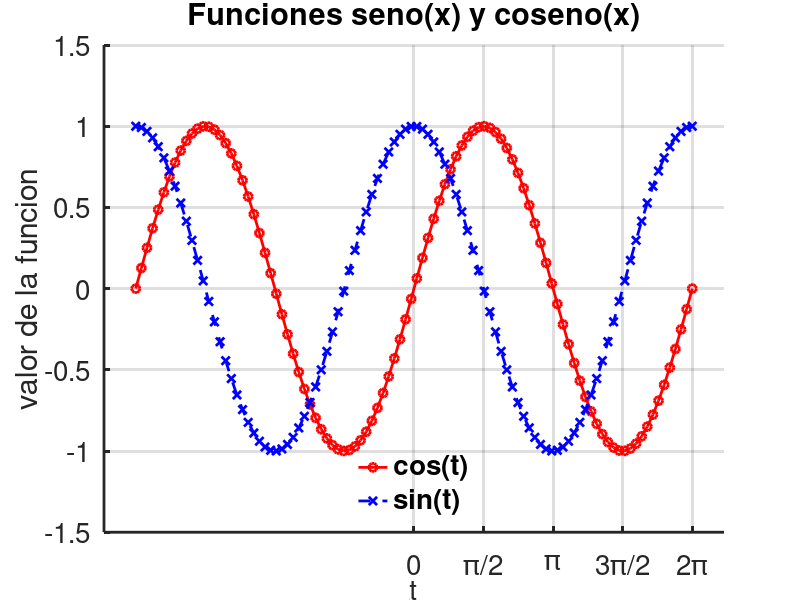

Write MATLAB code to recreate this figure. (Note: this script raises an error after producing the figure.)
% Introduccion en Octave - 2021 - FCAI-UNCuyo
% Unidad 2
% Ejemplo: prueba de algunas posibilidades de plot

clear
close all

%vector x conteniendo 100 valores equiespaciados en [-2*pi,2*pi]
x=linspace(-2*pi,2*pi,100);

%creamos la figura
figure(1);clf
pause(3) %espera 4 segundos

%graficamos las funciones seno y coseno para cada valor de x
hold on
plot(x,sin(x),'ro-','linewidth',2)
plot(x,cos(x),'bx--','linewidth',2)
hold off
pause(3) %espera 4 segundos

%agregamos el titulo, nombre a los ejes, curvas, etc
title('Funciones seno(x) y coseno(x)','fontsize',20)
xlabel('angulo en radianes','fontsize',20)
ylabel('valor de la funcion','fontsize',20)
leg=legend('cos(t)','sin(t)','location','north');
legend boxoff
set(gca,'fontsize',20,'linewidth',2)
axis([-7,7,-1.5,1.5])
axis('on'), grid
pause(3) %espera 4 segundos

%cambiamos algunas de las propiedades definidas anteriormente
xlabel('t','fontsize',20)
leg=legend('cos(t)','sin(t)','location','south');
legend boxoff
set(leg,'fontsize',20,'fontweight','b')
set(gca,'Xtick',0:pi/2:2*pi)
set(gca,'XtickLabel',{'0','\pi/2','\pi','3\pi/2','2\pi'})
set(gcf,'number','off','name','Trigonometricas')
